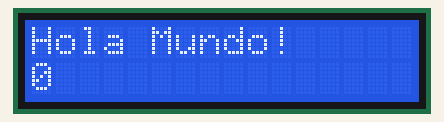
This sketch was run on a simulated Arduino Uno, built with avr-gcc and run on an emulated ATmega328P. Parts: 16×2 character LCD.

Above: at 0.1 s.
At 4.1 s:
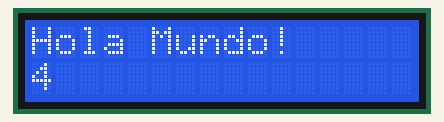
At 9.1 s:
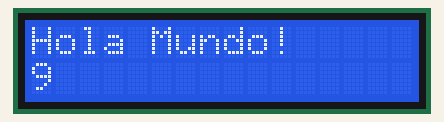
At 19.1 s:
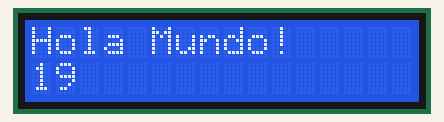
At 29.1 s:
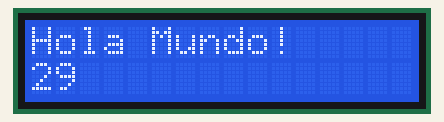
At 39.1 s:
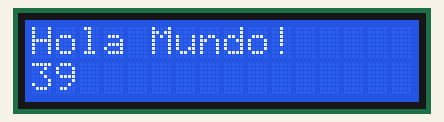

Measured:
- what the display in image 1 shows lasts 1.0 s, from 4.0 s to 5.0 s

The sketch:

Ejemplo.ino
```cpp
// Incluyendo el codigo de la libreria
#include <LiquidCrystal.h>
// Initializando la libreria con los numeros de los pines
LiquidCrystal lcd(12, 11, 5, 4, 3, 2);

void setup() {
  // Configurando el numero de filas y columnas:
  lcd.begin(16, 2);
  // Imprimiendo el mensaje en la pantalla.
  lcd.print("Hola Mundo!");
}

void loop() {
  // Poniendo el cursor en la columna 0, linea 1
  // (Nota: linea1 es la segunda fila, desde el inicio contado desde 0):
  lcd.setCursor(0, 1);
  // Imprimiendo el numero de mili segundos desde el ultimo reinicio:
  lcd.print(millis()/1000);
}
```
